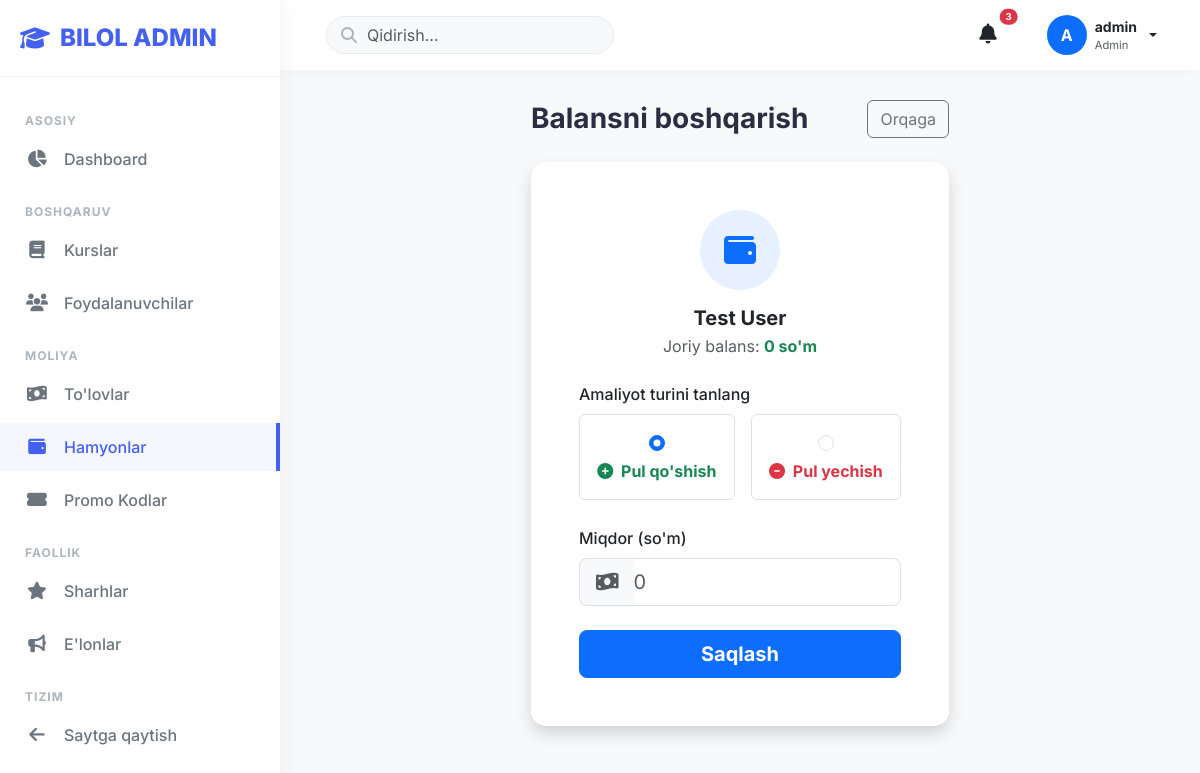
The page /dashboard/admin/wallets/4/adjust/ (signed in) on the database its author committed.
### apps/accounts/models.py (models this page shows, shortened)
class User(AbstractUser):
    ROLE_CHOICES = [
        ('student', 'Student'),
        ('mentor', 'Mentor'),
        ('admin', 'Admin'),
    ]
    email = models.EmailField(unique=True)
    phone = models.CharField(max_length=20, blank=True, null=True)
    role = models.CharField(max_length=20, choices=ROLE_CHOICES, default='student')
    avatar = models.ImageField(upload_to='avatars/', blank=True, null=True)
    bio = models.TextField(blank=True, null=True)
    date_of_birth = models.DateField(blank=True, null=True)
    is_verified = models.BooleanField(default=False)
    coins = models.PositiveIntegerField(default=0)  # Coins for shop
    created_at = models.DateTimeField(auto_now_add=True)
    updated_at = models.DateTimeField(auto_now=True)
    USERNAME_FIELD = 'email'
    REQUIRED_FIELDS = ['username']
    class Meta:
        verbose_name = 'User'
        verbose_name_plural = 'Users'
        ordering = ['-created_at']
    def get_full_name(self):
        return f"{self.first_name} {self.last_name}".strip() or self.username

### apps/wallet/models.py (models this page shows, shortened)
class Wallet(models.Model):
    user = models.OneToOneField(settings.AUTH_USER_MODEL, on_delete=models.CASCADE, related_name='wallet')
    balance = models.DecimalField(max_digits=12, decimal_places=2, default=Decimal('0.00'))
    created_at = models.DateTimeField(auto_now_add=True)
    updated_at = models.DateTimeField(auto_now=True)
    class Meta:
        ordering = ['-updated_at']

### apps/dashboard/views.py (the view, shortened to what this page needs)
# urls.py: path('admin/wallets/<int:wallet_id>/adjust/', views.admin_adjust_wallet_view, name='admin_adjust_wallet'),
@user_passes_test(is_admin)
@login_required
def admin_adjust_wallet_view(request, wallet_id):
    wallet = get_object_or_404(Wallet, id=wallet_id)
    context = {
        'wallet': wallet,
    }
    return render(request, 'dashboard/admin/adjust_wallet.html', context)

### apps/dashboard/views.py (called while the page is built)
def is_admin(user):
    return user.is_staff or user.is_superuser

### templates/dashboard/admin/adjust_wallet.html (shortened to what this page needs)
{% extends 'dashboard/admin/base_admin.html' %}
{% block content %}
<div class="row justify-content-center">
    <div class="col-md-6">
        <div class="d-flex justify-content-between align-items-center mb-4">
            <h3 class="fw-bold mb-0">Balansni boshqarish</h3>
            <a href="{% url 'dashboard:admin_wallets' %}" class="btn btn-outline-secondary">Orqaga</a>
        </div>
        <div class="card card-custom border-0 shadow">
            <div class="card-body p-5">
                <div class="text-center mb-4">
                    <div class="bg-primary bg-opacity-10 text-primary rounded-circle d-flex align-items-center justify-content-center mx-auto mb-3" style="width: 80px; height: 80px; font-size: 2rem;">
                        <i class="fas fa-wallet"></i>
                    </div>
                    <h5 class="fw-bold mb-1">{{ wallet.user.get_full_name|default:wallet.user.username }}</h5>
                    <p class="text-muted">Joriy balans: <span class="fw-bold text-success">{{ wallet.balance|floatformat:0 }} so'm</span></p>
                </div>
                <form method="post" action="{% url 'dashboard:admin_adjust_wallet' wallet.id %}">
                    <div class="mb-4">
                        <label class="form-label fw-medium">Amaliyot turini tanlang</label>
                        <div class="d-flex gap-3">
                            <div class="form-check flex-grow-1 border rounded p-3 text-center">
                                <input class="form-check-input float-none mx-auto mb-2" type="radio" name="action" id="actionAdd" value="add" checked>
                                <label class="form-check-label d-block text-success fw-bold" for="actionAdd">
                                    <i class="fas fa-plus-circle me-1"></i> Pul qo'shish
                                </label>
                            </div>
                            <div class="form-check flex-grow-1 border rounded p-3 text-center">
                                <input class="form-check-input float-none mx-auto mb-2" type="radio" name="action" id="actionDeduct" value="deduct">
                                <label class="form-check-label d-block text-danger fw-bold" for="actionDeduct">
                                    <i class="fas fa-minus-circle me-1"></i> Pul yechish
                                </label>
                            </div>
                        </div>
                    </div>
                    <div class="mb-4">
                        <label for="amount" class="form-label fw-medium">Miqdor (so'm)</label>
                        <div class="input-group input-group-lg">
                            <span class="input-group-text bg-light border-end-0"><i class="fas fa-money-bill-wave text-muted"></i></span>
                            <input type="number" class="form-control border-start-0 ps-0" id="amount" name="amount" required min="1" step="100" placeholder="0">
                        </div>
                    </div>
                    <button type="submit" class="btn btn-primary btn-lg w-100 fw-bold">
                        Saqlash
                    </button>
                </form>
            </div>
        </div>
    </div>
</div>
{% endblock %}

### templates/dashboard/admin/base_admin.html (shortened to what this page needs)
{% load static %}
<!DOCTYPE html>
<html lang="uz">
<head>
    <link href="https://cdn.jsdelivr.net/npm/bootstrap@5.3.2/dist/css/bootstrap.min.css" rel="stylesheet">
    <link rel="stylesheet" href="https://cdnjs.cloudflare.com/ajax/libs/font-awesome/6.4.0/css/all.min.css">
</head>
<body>
    <aside class="sidebar" id="sidebar">
        <div class="sidebar-header">
            <a href="{% url 'dashboard:admin_analytics' %}" class="sidebar-brand">
                <i class="fas fa-graduation-cap"></i>
                <span>BILOL ADMIN</span>
            </a>
        </div>
        <ul class="nav-menu">
            <li class="nav-title">Asosiy</li>
            <li class="nav-item">
                <a href="{% url 'dashboard:admin_analytics' %}" class="nav-link {% if request.resolver_match.url_name == 'admin_analytics' %}active{% endif %}">
                    <i class="fas fa-chart-pie"></i>
                    <span>Dashboard</span>
                </a>
            </li>
            <li class="nav-title">Boshqaruv</li>
            <li class="nav-item">
                <a href="{% url 'dashboard:admin_courses' %}" class="nav-link {% if 'courses' in request.path %}active{% endif %}">
                    <i class="fas fa-book"></i>
                    <span>Kurslar</span>
                </a>
            </li>
            <li class="nav-item">
                <a href="{% url 'dashboard:admin_users' %}" class="nav-link {% if 'users' in request.path %}active{% endif %}">
                    <i class="fas fa-users"></i>
                    <span>Foydalanuvchilar</span>
                </a>
            </li>
            <li class="nav-title">Moliya</li>
            <li class="nav-item">
                <a href="{% url 'dashboard:admin_payments' %}" class="nav-link {% if 'payments' in request.path %}active{% endif %}">
                    <i class="fas fa-money-bill-wave"></i>
                    <span>To'lovlar</span>
                </a>
            </li>
            <li class="nav-item">
                <a href="{% url 'dashboard:admin_wallets' %}" class="nav-link {% if 'wallets' in request.path %}active{% endif %}">
                    <i class="fas fa-wallet"></i>
                    <span>Hamyonlar</span>
                </a>
            </li>
            <li class="nav-item">
                <a href="{% url 'dashboard:admin_promocodes' %}" class="nav-link {% if 'promocodes' in request.path %}active{% endif %}">
                    <i class="fas fa-ticket-alt"></i>
                    <span>Promo Kodlar</span>
                </a>
            </li>
            <li class="nav-title">Faollik</li>
            <li class="nav-item">
                <a href="{% url 'dashboard:admin_reviews' %}" class="nav-link {% if 'reviews' in request.path %}active{% endif %}">
                    <i class="fas fa-star"></i>
                    <span>Sharhlar</span>
                </a>
            </li>
            <li class="nav-item">
                <a href="{% url 'dashboard:admin_announcements' %}" class="nav-link {% if 'announcements' in request.path %}active{% endif %}">
                    <i class="fas fa-bullhorn"></i>
                    <span>E'lonlar</span>
                </a>
            </li>
            <li class="nav-title">Tizim</li>
            <li class="nav-item">
                <a href="{% url 'dashboard:home' %}" class="nav-link">
                    <i class="fas fa-arrow-left"></i>
                    <span>Saytga qaytish</span>
                </a>
            </li>
        </ul>
    </aside>
    <main class="main-content">
        <header class="topbar">
            <div class="d-flex align-items-center">
                <form class="topbar-search position-relative d-none d-md-block ms-3">
                    <i class="fas fa-search"></i>
                    <input type="text" class="form-control" placeholder="Qidirish...">
                </form>
            </div>
            <div class="d-flex align-items-center gap-4">
                <div class="dropdown">
                    <button class="btn btn-link text-dark position-relative" data-bs-toggle="dropdown">
                        <i class="fas fa-bell fs-5"></i>
                        <span class="position-absolute top-0 start-100 translate-middle badge rounded-pill bg-danger" style="font-size: 0.6rem;">
                            3
                        </span>
                    </button>
                </div>
                <div class="dropdown profile-dropdown">
                    <button class="btn btn-link dropdown-toggle d-flex align-items-center gap-2 text-decoration-none text-dark" data-bs-toggle="dropdown">
                        <div class="bg-primary text-white rounded-circle d-flex align-items-center justify-content-center" style="width: 40px; height: 40px; font-weight: bold;">
                            {{ user.first_name|first|default:user.username|first|upper }}
                        </div>
                        <div class="d-none d-sm-block text-start">
                            <p class="mb-0 fw-bold small">{{ user.get_full_name|default:user.username }}</p>
                            <p class="mb-0 text-muted" style="font-size: 0.7rem;">Admin</p>
                        </div>
                    </button>
                </div>
            </div>
        </header>
        <div class="page-content">
            {% block content %}{% endblock %}
        </div>
    </main>
</body>
</html>

### templates/dashboard/admin/base_admin.html (style rules this page uses)
:root { --sidebar-width: 280px; --primary-color: #4361ee; --secondary-color: #3f37c9; --success-color: #4cc9f0; --danger-color: #f72585; --warning-color: #f8961e; --info-color: #48cae4; --dark-color: #2b2d42; --light-bg: #f8f9fa; }
body { font-family: 'Inter', sans-serif; background-color: var(--light-bg); color: var(--dark-color); overflow-x: hidden; }
.sidebar { width: var(--sidebar-width); height: 100vh; position: fixed; top: 0; left: 0; background: #ffffff; box-shadow: 2px 0 20px rgba(0,0,0,0.05); z-index: 1000; transition: all 0.3s ease; overflow-y: auto; }
.sidebar-header { padding: 20px; display: flex; align-items: center; border-bottom: 1px solid rgba(0,0,0,0.05); }
.sidebar-brand { font-size: 24px; font-weight: 800; color: var(--primary-color); text-decoration: none; display: flex; align-items: center; gap: 10px; }
.nav-menu { padding: 20px 0; list-style: none; margin: 0; }
.nav-item { margin-bottom: 5px; }
.nav-link { display: flex; align-items: center; padding: 12px 25px; color: #6c757d; text-decoration: none; font-weight: 500; transition: all 0.3s ease; gap: 15px; }
.nav-link:hover, .nav-link.active { color: var(--primary-color); background: rgba(67, 97, 238, 0.05); border-right: 4px solid var(--primary-color); }
.nav-link i { font-size: 1.1rem; width: 24px; text-align: center; }
.nav-title { padding: 15px 25px 5px; font-size: 0.75rem; text-transform: uppercase; font-weight: 700; color: #adb5bd; letter-spacing: 1px; }
.main-content { margin-left: var(--sidebar-width); min-height: 100vh; display: flex; flex-direction: column; transition: all 0.3s ease; }
.topbar { height: 70px; background: #ffffff; box-shadow: 0 2px 15px rgba(0,0,0,0.03); display: flex; align-items: center; justify-content: space-between; padding: 0 30px; position: sticky; top: 0; z-index: 999; }
.topbar-search input { border-radius: 20px; padding-left: 40px; border: 1px solid #e9ecef; background: var(--light-bg); }
.topbar-search .fa-search { position: absolute; left: 15px; top: 50%; transform: translateY(-50%); color: #adb5bd; }
.page-content { padding: 30px; flex-grow: 1; }
.card-custom { border: none; border-radius: 15px; box-shadow: 0 5px 20px rgba(0,0,0,0.03); transition: transform 0.3s ease, box-shadow 0.3s ease; background: #ffffff; overflow: hidden; }

### rows shown on the page
User: first_name|first "A", get_full_name "admin"
Wallet: user.get_full_name "Test User", balance "0"
